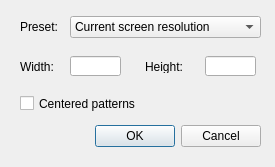
<?xml version="1.0" encoding="UTF-8"?>
<ui version="4.0">
 <class>InverseDialog</class>
 <widget class="QDialog" name="InverseDialog">
  <property name="windowModality">
   <enum>Qt::ApplicationModal</enum>
  </property>
  <property name="geometry">
   <rect>
    <x>0</x>
    <y>0</y>
    <width>275</width>
    <height>167</height>
   </rect>
  </property>
  <property name="sizePolicy">
   <sizepolicy hsizetype="Fixed" vsizetype="Fixed">
    <horstretch>0</horstretch>
    <verstretch>0</verstretch>
   </sizepolicy>
  </property>
  <property name="minimumSize">
   <size>
    <width>275</width>
    <height>167</height>
   </size>
  </property>
  <property name="maximumSize">
   <size>
    <width>275</width>
    <height>167</height>
   </size>
  </property>
  <property name="windowTitle">
   <string>Create inverse from current map</string>
  </property>
  <property name="modal">
   <bool>true</bool>
  </property>
  <widget class="QDialogButtonBox" name="buttonBox">
   <property name="geometry">
    <rect>
     <x>20</x>
     <y>120</y>
     <width>241</width>
     <height>32</height>
    </rect>
   </property>
   <property name="orientation">
    <enum>Qt::Horizontal</enum>
   </property>
   <property name="standardButtons">
    <set>QDialogButtonBox::Cancel|QDialogButtonBox::Ok</set>
   </property>
  </widget>
  <widget class="QLineEdit" name="lineEditWidth">
   <property name="geometry">
    <rect>
     <x>70</x>
     <y>56</y>
     <width>51</width>
     <height>20</height>
    </rect>
   </property>
   <property name="inputMask">
    <string/>
   </property>
   <property name="maxLength">
    <number>4</number>
   </property>
  </widget>
  <widget class="QLineEdit" name="lineEditHeight">
   <property name="geometry">
    <rect>
     <x>205</x>
     <y>56</y>
     <width>51</width>
     <height>20</height>
    </rect>
   </property>
   <property name="inputMask">
    <string/>
   </property>
   <property name="maxLength">
    <number>4</number>
   </property>
  </widget>
  <widget class="QLabel" name="labelPresets">
   <property name="geometry">
    <rect>
     <x>20</x>
     <y>20</y>
     <width>46</width>
     <height>13</height>
    </rect>
   </property>
   <property name="text">
    <string>Preset:</string>
   </property>
  </widget>
  <widget class="QLabel" name="labelWidth">
   <property name="geometry">
    <rect>
     <x>20</x>
     <y>60</y>
     <width>46</width>
     <height>13</height>
    </rect>
   </property>
   <property name="text">
    <string>Width:</string>
   </property>
  </widget>
  <widget class="QLabel" name="labelHeight">
   <property name="geometry">
    <rect>
     <x>145</x>
     <y>60</y>
     <width>46</width>
     <height>13</height>
    </rect>
   </property>
   <property name="text">
    <string>Height:</string>
   </property>
  </widget>
  <widget class="QComboBox" name="comboPresets">
   <property name="geometry">
    <rect>
     <x>70</x>
     <y>16</y>
     <width>191</width>
     <height>22</height>
    </rect>
   </property>
   <item>
    <property name="text">
     <string comment="auto">Current screen resolution</string>
    </property>
   </item>
   <item>
    <property name="text">
     <string comment="800x600">SGA (800 x 600)</string>
    </property>
   </item>
   <item>
    <property name="text">
     <string comment="1024x768">XGA (1024 x 768)</string>
    </property>
   </item>
   <item>
    <property name="text">
     <string comment="1280x800">WXGA (1280 x 800)</string>
    </property>
   </item>
   <item>
    <property name="text">
     <string comment="1280x720">720p (1280 x 720)</string>
    </property>
   </item>
   <item>
    <property name="text">
     <string comment="1920x1080">1080p (1920 x 1080)</string>
    </property>
   </item>
   <item>
    <property name="text">
     <string comment="2048x768">Dual XGA (2048 x 768)</string>
    </property>
   </item>
   <item>
    <property name="text">
     <string comment="3072x768">Triple XGA (3072 x 768)</string>
    </property>
   </item>
   <item>
    <property name="text">
     <string comment="2560x800">Dual WXGA (2560 x 800)</string>
    </property>
   </item>
   <item>
    <property name="text">
     <string comment="3840x800">Triple WXGA (3840 x 800)</string>
    </property>
   </item>
  </widget>
  <widget class="QCheckBox" name="checkCentered">
   <property name="geometry">
    <rect>
     <x>20</x>
     <y>95</y>
     <width>241</width>
     <height>17</height>
    </rect>
   </property>
   <property name="text">
    <string>Centered patterns</string>
   </property>
  </widget>
 </widget>
 <resources/>
 <connections>
  <connection>
   <sender>buttonBox</sender>
   <signal>accepted()</signal>
   <receiver>InverseDialog</receiver>
   <slot>accept()</slot>
   <hints>
    <hint type="sourcelabel">
     <x>248</x>
     <y>254</y>
    </hint>
    <hint type="destinationlabel">
     <x>157</x>
     <y>274</y>
    </hint>
   </hints>
  </connection>
  <connection>
   <sender>buttonBox</sender>
   <signal>rejected()</signal>
   <receiver>InverseDialog</receiver>
   <slot>reject()</slot>
   <hints>
    <hint type="sourcelabel">
     <x>316</x>
     <y>260</y>
    </hint>
    <hint type="destinationlabel">
     <x>286</x>
     <y>274</y>
    </hint>
   </hints>
  </connection>
  <connection>
   <sender>comboPresets</sender>
   <signal>currentIndexChanged(int)</signal>
   <receiver>InverseDialog</receiver>
   <slot>selectPreset(int)</slot>
   <hints>
    <hint type="sourcelabel">
     <x>150</x>
     <y>26</y>
    </hint>
    <hint type="destinationlabel">
     <x>124</x>
     <y>82</y>
    </hint>
   </hints>
  </connection>
 </connections>
 <slots>
  <slot>selectPreset(int)</slot>
 </slots>
</ui>
